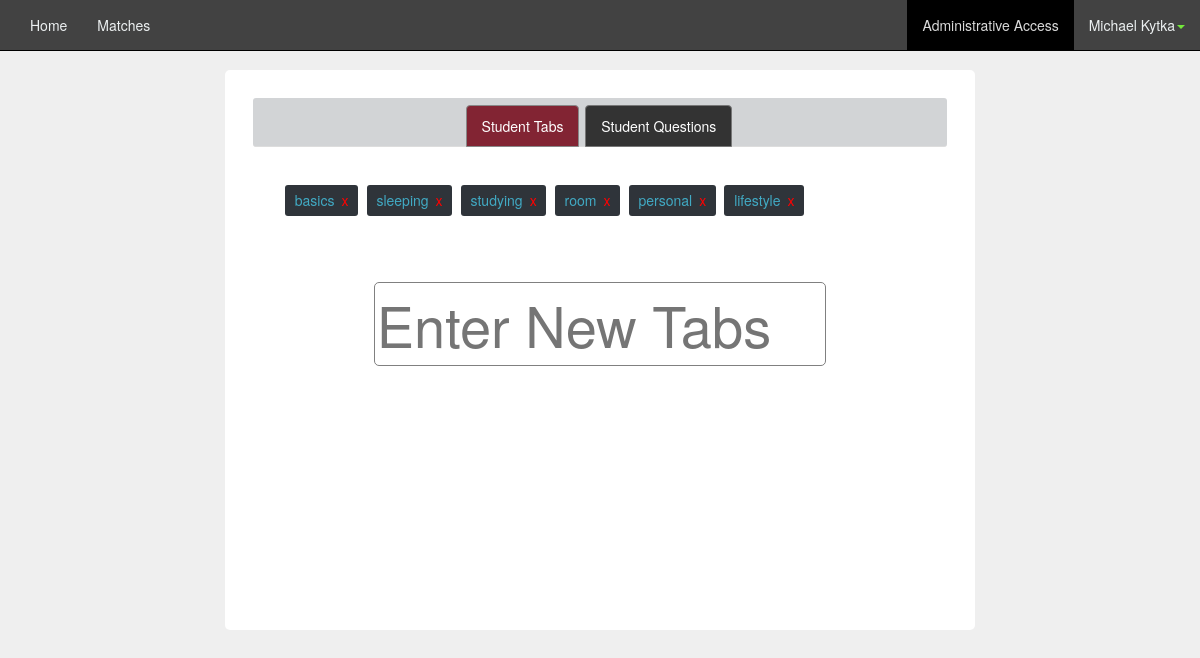
/administrator.php (signed in), run on the app's committed database.
### tables this page shows
CREATE TABLE IF NOT EXISTS `user` (
  `id` int(11) NOT NULL,
  `password` varchar(64) NOT NULL,
  `first_name` varchar(20) NOT NULL,
  `last_name` varchar(30) NOT NULL,
  `account_type` varchar(20) NOT NULL COMMENT 'if administrative account, account_type = admin',
  `email` varchar(50) NOT NULL,
  `facebook` varchar(50) NOT NULL,
  `public` tinyint(4) NOT NULL DEFAULT '1',
  `gender` int(11) NOT NULL COMMENT '0 = female 1 = male',
  `status` smallint(6) NOT NULL COMMENT '0 = new student, 1 = current student'
);

CREATE TABLE IF NOT EXISTS `tabs` (
`id` int(11) NOT NULL,
  `name` varchar(30) NOT NULL
);

### classes/PageChecker.php (called while the page is built)
<?php
	class PageChecker
	{
		public function isPage($page = null)
		{
			if($page)
			{
				if($page == str_replace("/", "", $_SERVER['PHP_SELF']))
				{
					return true;
				}
			}
			return false;
		}
	}
?>

### classes/Config.php (called while the page is built)
<?php
class Config
{
	public static function get($path = null)
	{
		if($path)
		{
			$config = $GLOBALS['config'];
			$path = explode('/', $path);
			foreach($path as $bit)
			{
				if(isset($config[$bit]))
				{
					$config = $config[$bit];
				}
			}
			return $config;
		}
	}
}
?>

### classes/DB.php (called while the page is built, shortened)
<?php
class DB
{
	private static $_instance = null;
	private $_pdo,
	 		$_query,
	 		$_error = false,
	  		$_results,
	  		$_count = 0;
	private function __construct()
	{
		try
		{
			$this->_pdo = new PDO('mysql:host=' . Config::get('mysql/host') . ';dbname='. Config::get('mysql/db'), Config::get('mysql/username'), Config::get('mysql/password'));
		}
		catch(PDOException $e)
		{
			die($e->getMessage());
		}
	}
	public static function getInstance()
	{
		if(!isset(self::$_instance))
		{
			self::$_instance = new DB();
		}
		return self::$_instance;
	}
	public function query($sql, $params = array())
	{
		$this->_error = false;
		if($this->_query = $this->_pdo->prepare($sql))
		{
			$x = 1;
			if(count($params))
			{
				foreach($params as $param)
				{
					$this->_query->bindValue($x,$param);
					$x++;
				}
			}
			if($this->_query->execute())
			{
				$this->_results = $this->_query->fetchAll(PDO::FETCH_OBJ);
				$this->_count = $this->_query->rowCount();
			}
			else
			{
				$this->_error = true;
			}
		}
		return $this;
	}
	public function action($action, $table, $where = array())
	{
		if(count($where) === 3)
		{
			$operators = array('=','>','<','>=','<=');
			$field = $where[0];
			$operator = $where[1];
			$value = $where[2];
			if(in_array($operator, $operators))
			{
				$sql = "{$action} FROM {$table} WHERE {$field} {$operator} ?";
				if(!$this->query($sql, array($value))->error())
				{
					return $this;
				}
			}
		}
		return false;
	}
	public function get($table, $where)
	{
		return $this->action('SELECT *', $table, $where);
	}
	public function results()
	{
		return $this->_results;
	}
	public function error()
	{
		return $this->_error;
	}
	public function count()
	{
		return $this->_count;
	}
	public function first()
	{
		return $this->results()[0];
	}
}
?>

### classes/User.php (called while the page is built, shortened)
<?php
class User
{
	private $_db, $_data, $_sessionName, $_isLoggedIn, $_cookieName;
	public function __construct($user = null)
	{
		$this->_db = DB::getInstance();
		$this->_sessionName = Config::get('session/session_name');
		if(!$user)
		{
			if(Session::exists($this->_sessionName))
			{
				$user = Session::get($this->_sessionName);
				if($this->find($user))
				{
					$this->first_name = $this->data()->first_name;
					$this->last_name = $this->data()->last_name;
					$this->account_type = $this->data()->account_type;
				}
			}
		}
		else
		{
			$this->find($user);
		}
	}
	public function find($user = null)
	{
		if($user)
		{
			$field = (is_numeric($user)) ? 'id': 'username';
			$data = $this->_db->get('user', array($field, '=', $user));
			if($data->count())
			{
				$this->_data = $data->first();
				return true;
			}
		}
	}
	public function data()
	{
		return $this->_data;
	}
}
?>

### classes/Session.php (called while the page is built, shortened)
<?php
class Session
{
	public static function exists($name)
	{
		return (isset($_SESSION[$name])) ? true : false;
	}
	public static function get($name)
	{
		return $_SESSION[$name];
	}
}
?>

### functions/sanitize.php (called while the page is built, shortened)
<?php
function escapeName($string)
{
	return htmlentities($string, ENT_COMPAT, 'UTF-8');
}
?>

### navbar.php (shortened to what this page needs)
<?php $pageChecker = new PageChecker(); $user = new User(); ?>
<nav class="navbar navbar-default navbar-fixed-top">
  <div class="container-fluid">
    <div class="collapse navbar-collapse" id="bs-example-navbar-collapse-1">
      <ul class="nav navbar-nav">
        <li <?php echo ($pageChecker->isPage("index.php")) ? "class='active'" : ''; ?>><a href="index.php">Home</a></li>
        <li <?php echo ($pageChecker->isPage("matches.php")) ? "class='active'" : ''; ?>><a href="matches.php">Matches</a></li>
      </ul>
      <ul class="nav navbar-nav navbar-right">
        <?php
          if($user->account_type=="admin")
          {
        ?>
        <li <?php echo ($pageChecker->isPage("administrator.php")) ? "class='active'" : ''; ?>><a href="administrator.php">Administrative Access</a></li><?php } ?>
        <li class="dropdown">
          <a href="#" class="dropdown-toggle" data-toggle="dropdown" role="button" aria-expanded="false"><?php echo $user->first_name . " " . $user->last_name; ?><span class="caret neon"></span></a>
        </li>
      </ul>
    </div>
  </div>
</nav>

### functions/get_tabs.php (shortened to what this page needs)
<?php
function getTabs()
{
	$db = DB::getInstance();
	$tabs = $db->query("SELECT * FROM tabs");
	$tabs = $tabs->results();
	foreach ($tabs as $tab)
	{
		echo '<li><div data-tab="'.$tab->id.'" class="tabEntry">'. escapeName($tab->name) .'<span class="tabEntry_x">x</div></li>';
	}
}
?>

### css/mainLayout.css (style rules this page uses)
body { background-color: #EFEFEF; }
html, body { padding-bottom: 4em; }
.neon { color: #73E83B; }

### css/navbar.css (style rules this page uses)
.navbar-default { background-color: #424242; border-color: #000000; }
.navbar-default .navbar-nav > li > a { color: #ecf0f1; }
.navbar-default .navbar-nav > .active > a, .navbar-default .navbar-nav > .active > a:hover, .navbar-default .navbar-nav > .active > a:focus { color: #dadada; background-color: #000000; }
.navbar-default .navbar-collapse, .navbar-default .navbar-form { border-color: #ecf0f1; }

### css/admin.css (style rules this page uses)
.tabEntry { float: left; margin: .5em .3em; background-color: #2F343A; color:#41AAC4; padding: .4em .7em; border-radius: 3px; -webkit-touch-callout: none; -webkit-user-select: none; -khtml-user-select: none; -moz-user-select: none; -ms-user-select: none; user-select: none; }
.tabEntry_x { cursor: pointer; margin-left: .5em; color:red; }

### data on the page
user: first_name "Michael", last_name "Kytka"
tabs: name "basics"
tabs: name "sleeping"
tabs: name "studying"
tabs: name "room"
tabs: name "personal"
tabs: name "lifestyle"
